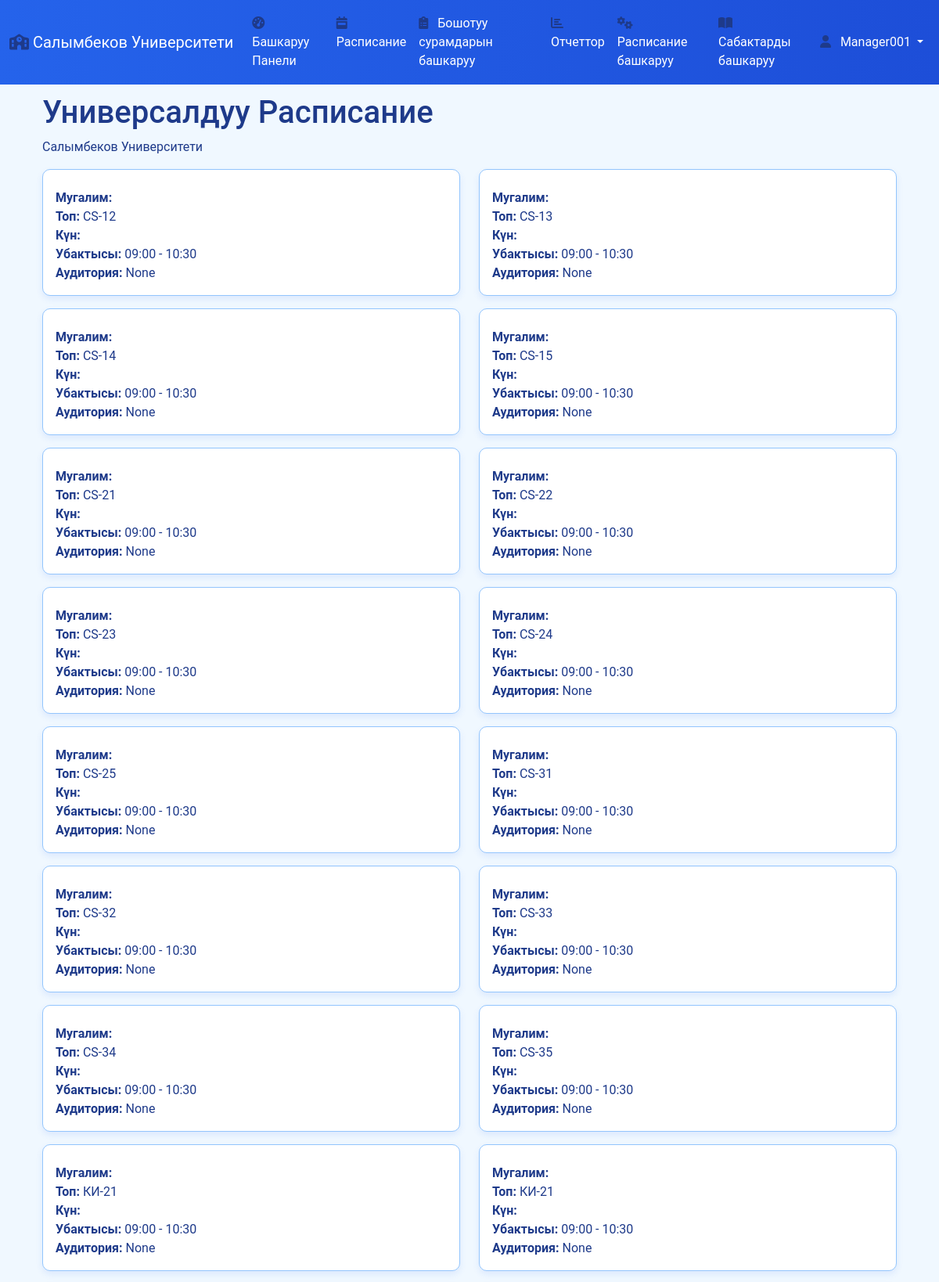
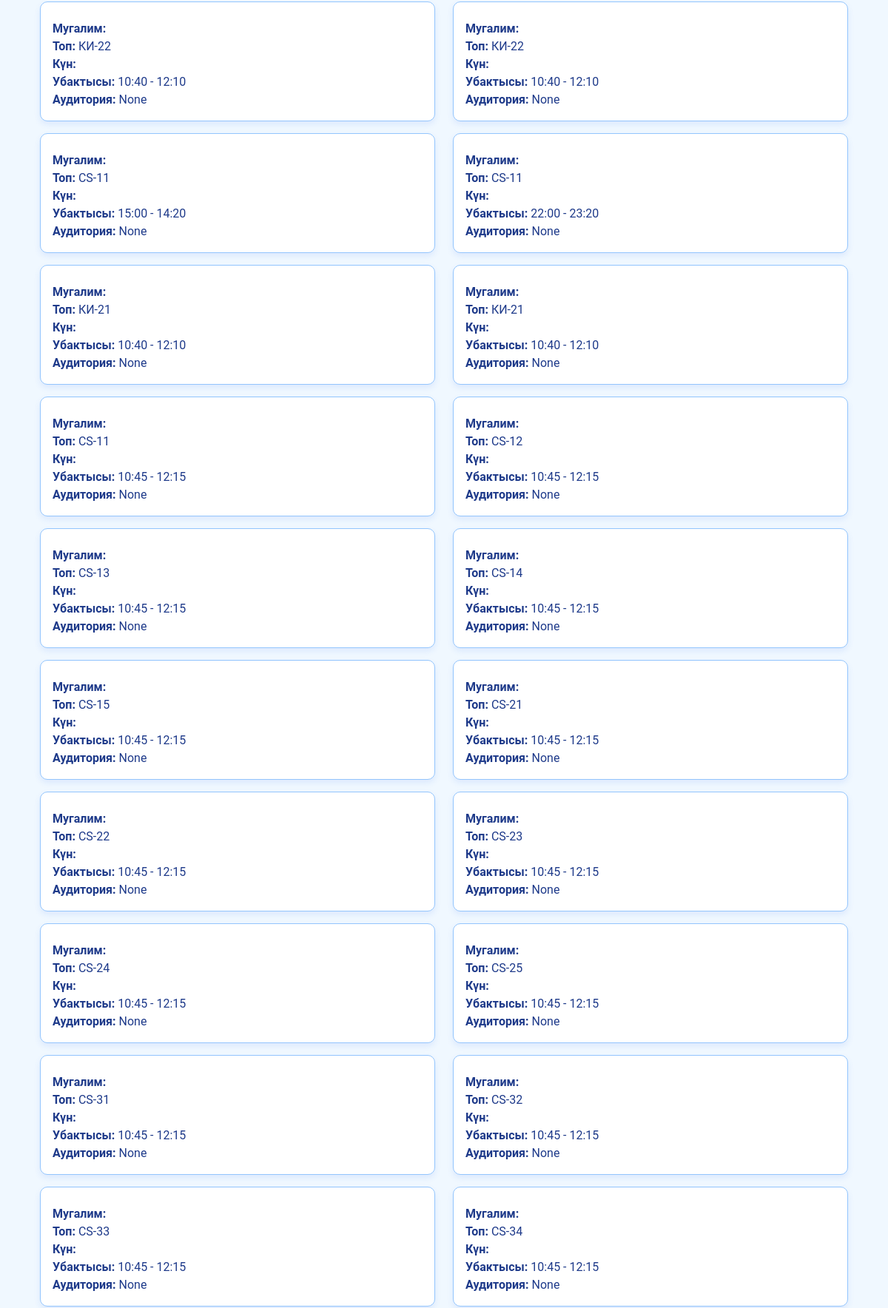
The page /ky/universal-schedule/ (signed in, upper part) on the database its author committed (2 pictures, top to bottom).
### core/models.py (models this page shows, shortened)
class Schedule(models.Model):
    DAY_CHOICES = [
        ('Monday', 'Дүйшөмбү'),
        ('Tuesday', 'Шейшемби'),
        ('Wednesday', 'Шаршемби'),
        ('Thursday', 'Бейшемби'),
        ('Friday', 'Жума'),
        ('Saturday', 'Ишемби'),
    ]
    subject = models.ForeignKey(Subject, on_delete=models.CASCADE)
    group = models.ForeignKey(Group, on_delete=models.CASCADE)
    teacher = models.ForeignKey(Teacher, on_delete=models.CASCADE, null=True, blank=True)  # Nullable
    time_slot = models.ForeignKey(TimeSlot, on_delete=models.CASCADE, null=True, blank=True)  # Nullable
    day = models.CharField(max_length=10, choices=DAY_CHOICES)
    start_time = models.TimeField()
    end_time = models.TimeField()
    room = models.CharField(max_length=50, blank=True, null=True)  # Кабинет номери
    class Meta:
        unique_together = [
            ['group', 'day', 'start_time'],  # Бир группада бир убакытта бир сабак
            ['teacher', 'day', 'start_time'], # Бир мугалимде бир убакытта бир сабак
        ]

class Group(models.Model):
    name = models.CharField(max_length=100)
    course = models.ForeignKey(Course, on_delete=models.CASCADE, default=1)
    capacity = models.IntegerField(default=25)  # Группадагы студенттердин саны
    class Meta:
        ordering = ['course__year', 'name']

### core/views.py (the view)
# urls.py: path('universal-schedule/', views.universal_schedule, name='universal_schedule'),
@login_required
@login_required
@login_required
def universal_schedule(request):
    try:
        profile = UserProfile.objects.get(user=request.user)
    except UserProfile.DoesNotExist:
        profile = UserProfile.objects.create(user=request.user, role='STUDENT')
    schedules_query = Schedule.objects.select_related(
        'subject__teacher',
        'group__course'
    ).prefetch_related(
        'subject',
        'group'
    ).all()
    schedules = schedules_query.order_by('day', 'start_time', 'group__name')    # Күндөр тизмеси тартипке салынган
    days_choices = [
        ('Monday', 'Дүйшөмбү'),
        ('Tuesday', 'Шейшемби'),
        ('Wednesday', 'Шаршемби'),
        ('Thursday', 'Бейшемби'),
        ('Friday', 'Жума'),
        ('Saturday', 'Ишемби'),
        ('Sunday', 'Жекшемби')
    ]    # Күн тартиби боюнча сортировка (1=Дүйшөмбү, 7=Жекшемби)
    day_order = {
        'Monday': 1,
        'Tuesday': 2,
        'Wednesday': 3,
        'Thursday': 4,
        'Friday': 5,
        'Saturday': 6,
        'Sunday': 7
    }
    schedules = schedules_query.extra(
        select={
            'day_order': f"CASE day "
                        f"WHEN 'Monday' THEN 1 "
                        f"WHEN 'Tuesday' THEN 2 "
                        f"WHEN 'Wednesday' THEN 3 "
                        f"WHEN 'Thursday' THEN 4 "
                        f"WHEN 'Friday' THEN 5 "
                        f"WHEN 'Saturday' THEN 6 "
                        f"WHEN 'Sunday' THEN 7 "
                        f"END"
        }
    ).order_by('day_order', 'start_time', 'group__name')
    schedules_by_day = {}
    for day_code, day_name in days_choices:
        day_schedules = schedules.filter(day=day_code)
        if day_schedules.exists():
            schedules_by_day[day_code] = {
                'name': day_name,
                'schedules': day_schedules,
                'count': day_schedules.count()
            }
    total_schedules = schedules.count()
    unique_groups = schedules.values('group').distinct().count()
    unique_teachers = schedules.values('subject__teacher').distinct().count()
    unique_subjects = schedules.values('subject').distinct().count()
    from datetime import date
    today = date.today()
    today_day_name = today.strftime('%A')  # Monday, Tuesday, etc.
    today_schedules = schedules.filter(day=today_day_name)
    context = {
        'schedules': schedules,
        'schedules_by_day': schedules_by_day,  # Күн боюнча группаланган
        'today_schedules': today_schedules,
        'today_day_name': today_day_name,
        'total_schedules': total_schedules,
        'unique_groups': unique_groups,
        'total_teachers': unique_teachers,
        'total_subjects': unique_subjects,
        'total_rooms': len(schedules.values_list('room', flat=True).distinct()),
        'user_role': profile.role,
        'today': today,
    }
    return render(request, 'universal_schedule.html', context)

### attendance_system/context_processors.py (called while the page is built)
def site_config(request):
    try:
        return {
            'SITE_NAME': getattr(settings, 'SITE_NAME', 'Salymbekov University'),
            'UNIVERSITY_INFO': getattr(settings, 'UNIVERSITY_INFO', {}),
            'SYSTEM_CONFIG': getattr(settings, 'SYSTEM_CONFIG', {}),
            'LANGUAGE_CONFIG': getattr(settings, 'LANGUAGE_CONFIG', {}),
            'THEME_CONFIG': getattr(settings, 'THEME_CONFIG', {}),
            'ACADEMIC_CONFIG': getattr(settings, 'ACADEMIC_CONFIG', {}),
            'SOCIAL_MEDIA': getattr(settings, 'SOCIAL_MEDIA', {}),
            'FOOTER_CONFIG': getattr(settings, 'FOOTER_CONFIG', {}),
        }
    except Exception as e:
        return {
            'SITE_NAME': 'Salymbekov University',
            'UNIVERSITY_INFO': {'name': 'Salymbekov University'},
            'SYSTEM_CONFIG': {'version': '1.0.0'},
        }

### templates/universal_schedule.html (shortened to what this page needs)
{% extends "base.html" %}
{% block content %}
<div class="container mt-4">
    <h1>Универсалдуу Расписание</h1>
    <p>Салымбеков Университети</p>
    {% if schedules %}
        <div class="row">
            {% for schedule in schedules %}
                <div class="col-md-6 mb-3">
                    <div class="card">
                        <div class="card-body">
                            <p class="card-text">
                                <strong>Мугалим:</strong> {{ schedule.teacher.get_full_name }}<br>
                                <strong>Топ:</strong> {{ schedule.group.name }}<br>
                                <strong>Күн:</strong> {{ schedule.day_of_week }}<br>
                                <strong>Убактысы:</strong> {{ schedule.start_time|time:"H:i" }} - {{ schedule.end_time|time:"H:i" }}<br>
                                <strong>Аудитория:</strong> {{ schedule.room }}
                            </p>
                        </div>
                    </div>
                </div>
            {% endfor %}
        </div>
    {% else %}
        <div class="alert alert-info">
            <h4>Расписание табылган жок</h4>
            <p>Азыркы учурда расписание маалыматы жок.</p>
        </div>
    {% endif %}
</div>
{% endblock %}

### templates/base.html (shortened to what this page needs)
{% load static %}
{% load i18n %}
<!DOCTYPE html>
<html lang="{% get_current_language as LANGUAGE_CODE %}{{ LANGUAGE_CODE }}">
<head>
    <link href="https://cdn.jsdelivr.net/npm/bootstrap@5.3.0/dist/css/bootstrap.min.css" rel="stylesheet" />
    <link rel="stylesheet" href="{% static 'css/style.css' %}" />
    <link rel="stylesheet" href="https://cdnjs.cloudflare.com/ajax/libs/font-awesome/6.0.0-beta3/css/all.min.css" />
</head>
<body>
    <nav class="navbar navbar-expand-lg navbar-dark bg-primary fixed-top" style="width: 100%;">
        <div class="container-fluid">
            <a class="navbar-brand" href="{% url 'home' %}">
                <i class="fas fa-school"></i>
                {% get_current_language as LANGUAGE_CODE %}
                {% if LANGUAGE_CODE == 'ky' %}{{ UNIVERSITY_INFO.name_ky }}
                {% elif LANGUAGE_CODE == 'ru' %}{{ UNIVERSITY_INFO.name_ru }}
                {% else %}{{ UNIVERSITY_INFO.name_en }}{% endif %}
            </a>
            <div class="collapse navbar-collapse" id="navbarNav">
                <ul class="navbar-nav me-auto mb-2 mb-lg-0">
                    {% if user.is_authenticated %}
                    <li class="nav-item">
                        <a class="nav-link" href="{% url 'dashboard' %}"><i class="fas fa-tachometer-alt"></i> {% trans "Dashboard" %}</a>
                    </li>
                    {% if user.userprofile.role == 'STUDENT' %}
                    <li class="nav-item">
                        <a class="nav-link" href="{% url 'student_schedule' %}"><i class="fas fa-calendar-week"></i> {% trans "My Schedule" %}</a>
                    </li>
                    {% else %}
                    <li class="nav-item">
                        <a class="nav-link" href="{% url 'universal_schedule' %}"><i class="fas fa-calendar-week"></i> {% trans "Schedule" %}</a>
                    </li>
                    {% endif %}
                    {% if user.userprofile.role in 'ADMIN,MANAGER,TEACHER' %}
                    <li class="nav-item">
                        <a class="nav-link" href="{% url 'manage_leave_requests' %}"><i class="fas fa-clipboard-list"></i> {% trans "Manage Leave Requests" %}</a>
                    </li>
                    {% endif %}
                    {% if user.userprofile.role in 'ADMIN,MANAGER' %}
                    <li class="nav-item">
                        <a class="nav-link" href="{% url 'report' %}"><i class="fas fa-chart-bar"></i> {% trans "Reports" %}</a>
                    </li>
                    <li class="nav-item">
                        <a class="nav-link" href="{% url 'manage_schedule' %}"><i class="fas fa-cogs"></i> {% trans "Manage Schedule" %}</a>
                    </li>
                    <li class="nav-item">
                        <a class="nav-link" href="{% url 'manage_subjects' %}"><i class="fas fa-book-open"></i> {% trans "Manage Subjects" %}</a>
                    </li>
                    {% endif %}
                    {% endif %}
                </ul>
                {% if user.is_authenticated %}
                <ul class="navbar-nav ms-auto">
                    <li class="nav-item dropdown">
                        <a class="nav-link dropdown-toggle" href="#" id="userDropdown" role="button" data-bs-toggle="dropdown" aria-expanded="false">
                            <i class="fas fa-user"></i> {{ user.username }}
                        </a>
                    </li>
                </ul>
                {% endif %}
            </div>
        </div>
    </nav>
    <div class="container mt-5 pt-5" style="min-height: 68vh    ;">
        {% block content %}
        {% endblock %}
    </div>
                {% get_current_language as LANGUAGE_CODE %}
</body>
</html>

### static/css/style.css (style rules this page uses)
:root { --bg-color: #ffffff; --bg-primary: #f0f8ff; --bg-secondary: #ffffff; --bg-tertiary: #e6f3ff; --secondary-bg: #f0f8ff; --text-color: #1e3a8a; --text-primary: #1e3a8a; --text-secondary: #3b82f6; --text-muted: #6b7280; --border-color: #93c5fd; --primary-color: #2563eb; --primary-hover: #1d4ed8; --primary-hover-color: #1d4ed8; --button-text-color: #ffffff; --success-color: #059669; --danger-color: #dc2626; --warning-color: #d97706; --info-color: #0891b2; --navbar-bg: linear-gradient(90deg, #2563eb, #1d4ed8); --card-shadow: rgba(37, 99, 235, 0.1); --hover-bg: rgba(37, 99, 235, 0.05); --table-hover: #eff6ff; --dropdown-shadow: rgba(37, 99, 235, 0.15); }
body { font-family: 'Roboto', sans-serif; background-color: var(--bg-primary); color: var(--text-primary); transition: background-color 0.3s ease, color 0.3s ease; }
h1, h2, h3, h4, h5, h6 { color: var(--text-primary); }
p, span, div, label, li, a { color: var(--text-primary); }
.navbar.bg-primary { background: var(--navbar-bg) !important; }
.navbar-brand, .navbar-nav .nav-link { color: var(--button-text-color) !important; }
.navbar-nav .nav-link { padding: 10px 15px; font-size: 1rem; transition: background-color 0.3s, color 0.3s; }
.nav-link i { margin-right: 8px; }
.card { background-color: var(--bg-secondary); border: 1px solid var(--border-color); border-radius: 10px; box-shadow: 0 4px 8px var(--card-shadow); color: var(--text-primary); transition: transform 0.2s, box-shadow 0.3s ease; }
a { color: var(--primary-color); text-decoration: none; }
ul, ol, li { color: var(--text-primary); }
.card-text { color: var(--text-primary); }
strong, b { color: var(--text-primary); }
em, i { color: var(--text-primary); }

### rows shown on the page
Schedule: group.name "CS-12", start_time "09:00", end_time "10:30", room "None"
Schedule: group.name "CS-13", start_time "09:00", end_time "10:30", room "None"
Schedule: group.name "CS-14", start_time "09:00", end_time "10:30", room "None"
Schedule: group.name "CS-15", start_time "09:00", end_time "10:30", room "None"
Schedule: group.name "CS-21", start_time "09:00", end_time "10:30", room "None"
Schedule: group.name "CS-22", start_time "09:00", end_time "10:30", room "None"
Schedule: group.name "CS-23", start_time "09:00", end_time "10:30", room "None"
Schedule: group.name "CS-24", start_time "09:00", end_time "10:30", room "None"
Schedule: group.name "CS-25", start_time "09:00", end_time "10:30", room "None"
Schedule: group.name "CS-31", start_time "09:00", end_time "10:30", room "None"
Schedule: group.name "CS-32", start_time "09:00", end_time "10:30", room "None"
Schedule: group.name "CS-33", start_time "09:00", end_time "10:30", room "None"
Schedule: group.name "CS-34", start_time "09:00", end_time "10:30", room "None"
Schedule: group.name "CS-35", start_time "09:00", end_time "10:30", room "None"
Schedule: group.name "КИ-21", start_time "09:00", end_time "10:30", room "None"
Schedule: group.name "КИ-21", start_time "09:00", end_time "10:30", room "None"
Schedule: group.name "КИ-22", start_time "10:40", end_time "12:10", room "None"
Schedule: group.name "КИ-22", start_time "10:40", end_time "12:10", room "None"
Schedule: group.name "CS-11", start_time "15:00", end_time "14:20", room "None"
Schedule: group.name "CS-11", start_time "22:00", end_time "23:20", room "None"
Schedule: group.name "КИ-21", start_time "10:40", end_time "12:10", room "None"
Schedule: group.name "КИ-21", start_time "10:40", end_time "12:10", room "None"
Schedule: group.name "CS-11", start_time "10:45", end_time "12:15", room "None"
Schedule: group.name "CS-12", start_time "10:45", end_time "12:15", room "None"
Schedule: group.name "CS-13", start_time "10:45", end_time "12:15", room "None"
Schedule: group.name "CS-14", start_time "10:45", end_time "12:15", room "None"
Schedule: group.name "CS-15", start_time "10:45", end_time "12:15", room "None"
Schedule: group.name "CS-21", start_time "10:45", end_time "12:15", room "None"
Schedule: group.name "CS-22", start_time "10:45", end_time "12:15", room "None"
Schedule: group.name "CS-23", start_time "10:45", end_time "12:15", room "None"
Schedule: group.name "CS-24", start_time "10:45", end_time "12:15", room "None"
Schedule: group.name "CS-25", start_time "10:45", end_time "12:15", room "None"
Schedule: group.name "CS-31", start_time "10:45", end_time "12:15", room "None"
Schedule: group.name "CS-32", start_time "10:45", end_time "12:15", room "None"
Schedule: group.name "CS-33", start_time "10:45", end_time "12:15", room "None"
Schedule: group.name "CS-34", start_time "10:45", end_time "12:15", room "None"

### other values the page prints
{{ UNIVERSITY_INFO.name_ky }} "Салымбеков Университети"
{{ user.username }} "Manager001"
